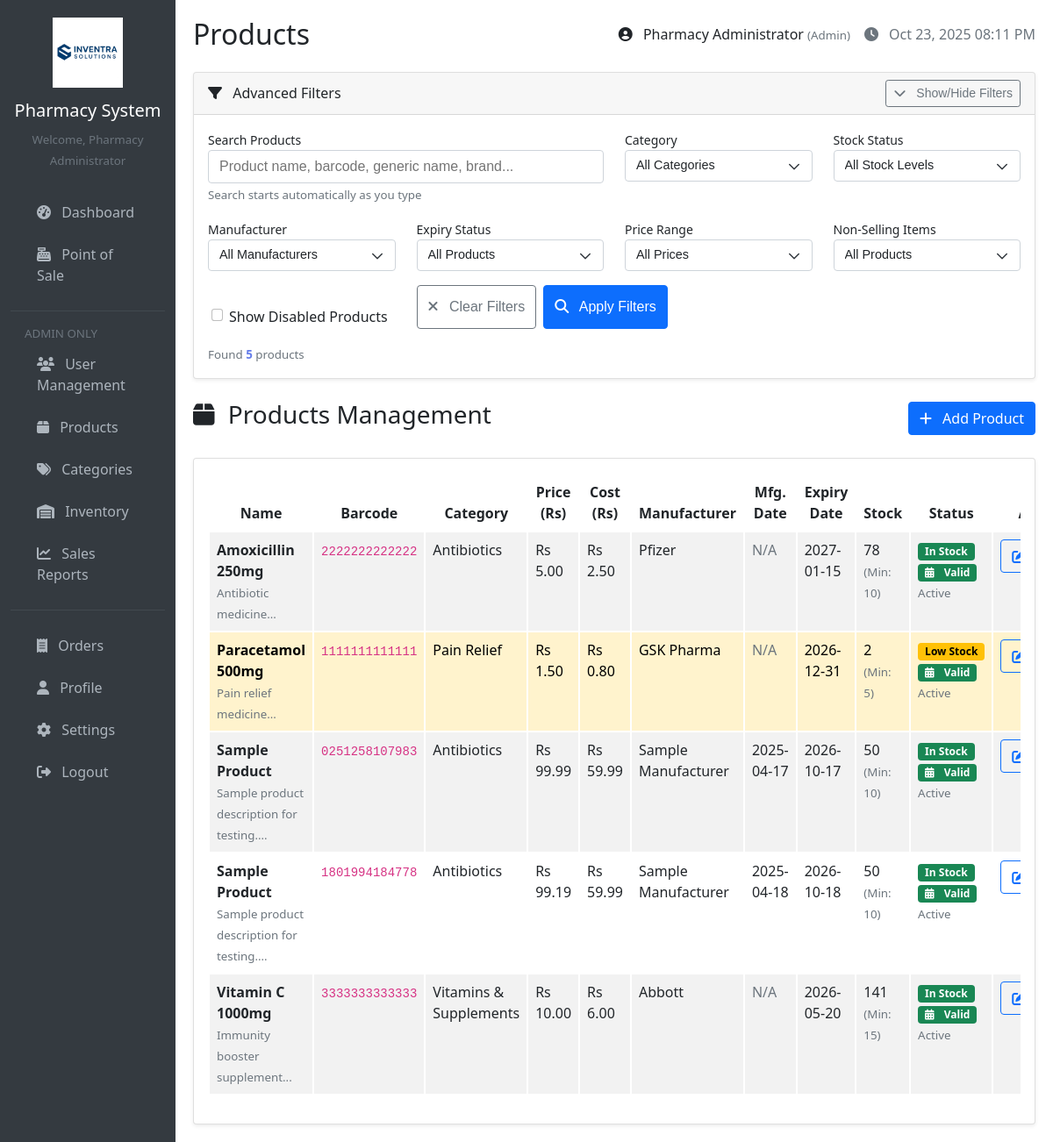
The app's page /pages/products.php (signed in), older data.
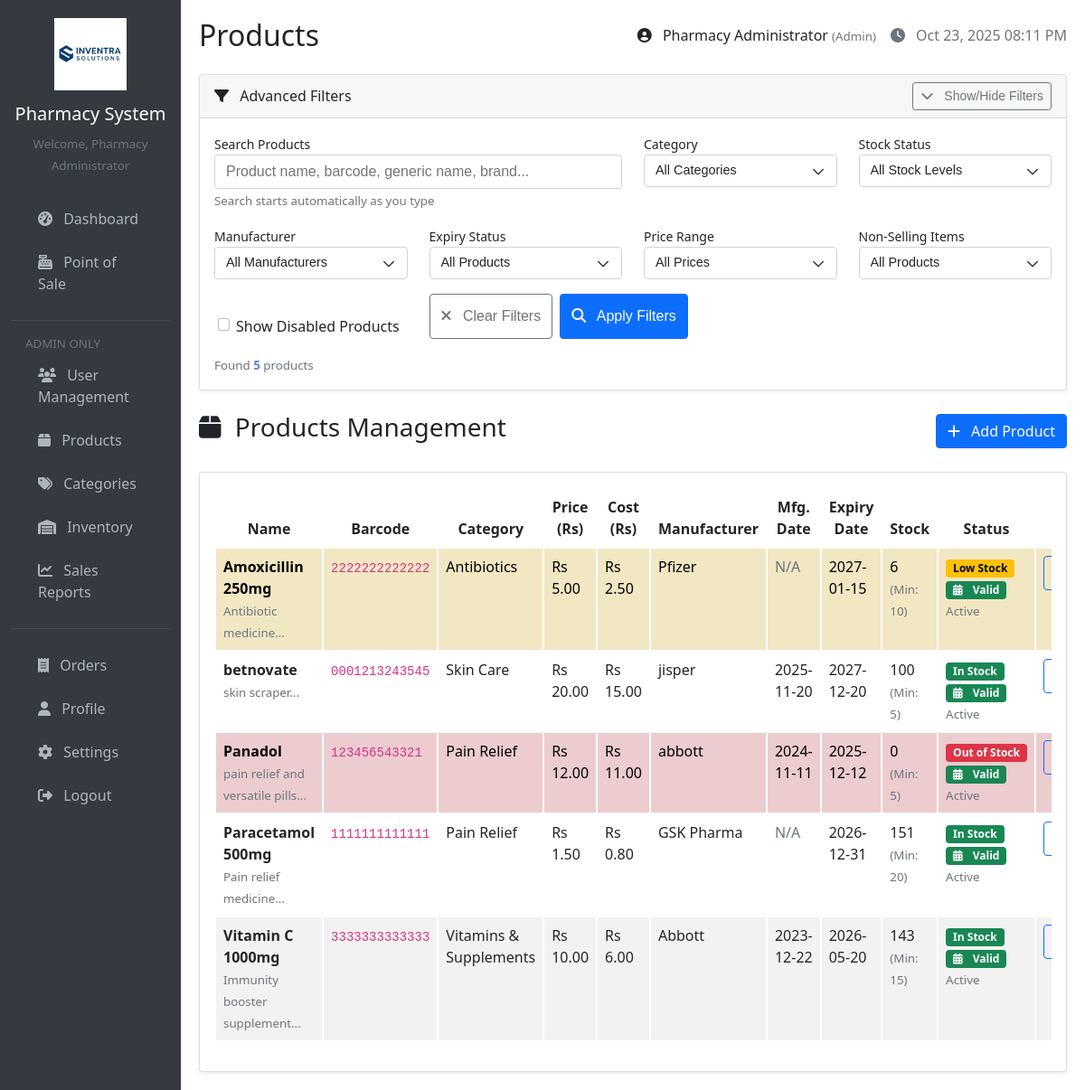
The same page, newer data.
### tables this page shows
CREATE TABLE `products` (
  `id` int(11) NOT NULL,
  `name` varchar(200) NOT NULL,
  `barcode` varchar(100) DEFAULT NULL,
  `category_id` int(11) DEFAULT NULL,
  `price` decimal(10,2) NOT NULL,
  `cost` decimal(10,2) NOT NULL,
  `stock_quantity` int(11) DEFAULT 0,
  `min_stock_level` int(11) DEFAULT 5,
  `expiry_date` date NOT NULL,
  `manufacturing_date` date DEFAULT NULL,
  `manufacturer` varchar(255) NOT NULL,
  `description` text DEFAULT NULL,
  `created_at` timestamp NOT NULL DEFAULT current_timestamp(),
  `updated_at` timestamp NOT NULL DEFAULT current_timestamp() ON UPDATE current_timestamp(),
  `is_active` tinyint(1) NOT NULL DEFAULT 1,
  `is_deleted` tinyint(1) DEFAULT 0,
  `deleted_at` timestamp NULL DEFAULT NULL,
  `deleted_by` int(11) DEFAULT NULL
);

CREATE TABLE `categories` (
  `id` int(11) NOT NULL,
  `name` varchar(100) NOT NULL,
  `description` text DEFAULT NULL,
  `created_at` timestamp NOT NULL DEFAULT current_timestamp(),
  `updated_at` timestamp NOT NULL DEFAULT current_timestamp() ON UPDATE current_timestamp()
);

### config/database.php (called while the page is built, shortened)
<?php
function getConnection() {
    $connection = new mysqli(DB_HOST, DB_USER, DB_PASS, DB_NAME);
    $connection->set_charset("utf8");
    return $connection;
}
function executeQuery($query, $types = '', $params = []) {
    $conn = getConnection();
    $stmt = $conn->prepare($query);
    $stmt->execute();
    $result = $stmt->get_result();
    if ($result) {
        $data = $result->fetch_all(MYSQLI_ASSOC);
        return $data;
    }
    return false;
}
?>

### includes/functions.php (called while the page is built, shortened)
<?php
function formatCurrency($amount) {
    return 'Rs ' . number_format($amount, 2);
}
function sanitizeInput($data) {
    return htmlspecialchars(trim($data), ENT_QUOTES, 'UTF-8');
}
?>

### pages/products.php (the view, shortened to what the changed rows need)
<?php
function getExpiryStatus($expiryDate) {
    $expiry = strtotime($expiryDate);
    $today = strtotime(date('Y-m-d'));
    $daysUntilExpiry = floor(($expiry - $today) / (60 * 60 * 24));
    if ($daysUntilExpiry < 0) {
        return ['status' => 'expired', 'class' => 'bg-danger', 'text' => 'Expired'];
    } elseif ($daysUntilExpiry <= 30) {
        return ['status' => 'expiring', 'class' => 'bg-warning', 'text' => $daysUntilExpiry . ' days'];
    } else {
        return ['status' => 'valid', 'class' => 'bg-success', 'text' => 'Valid'];
    }
}
require_once '../includes/header.php';
$action = isset($_GET['action']) ? $_GET['action'] : 'list';
if ($action == 'list') {
    $show_disabled = isset($_GET['show_disabled']) && $_GET['show_disabled'] == '1' ? 1 : 0;
    $whereParts = [];
    $params = [];
    $types = '';
    if ($show_disabled) {
        $whereParts[] = "p.is_active = 0";
    } else {
        $whereParts[] = "p.is_active = 1";
    }
    $whereClause = '';
    if (!empty($whereParts)) {
        $whereClause = "WHERE " . implode(" AND ", $whereParts);
    }
    $nonSellingJoin = '';
    $query = "SELECT p.*, c.name as category_name
              FROM products p
              LEFT JOIN categories c ON p.category_id = c.id
              $nonSellingJoin
              $whereClause
              ORDER BY p.name";
    $products = executeQuery($query, $types, $params);
}
?>
<?php if ($action == 'list'): ?>
    <div class="card">
        <div class="card-body">
            <div class="table-responsive">
                <table class="table table-striped" id="productsTable">
                    <thead>
                        <tr>
                            <th>Name</th>
                            <th>Barcode</th>
                            <th>Category</th>
                            <th>Price (Rs)</th>
                            <th>Cost (Rs)</th>
                            <th>Manufacturer</th>
                            <th>Mfg. Date</th>
                            <th>Expiry Date</th>
                            <th>Stock</th>
                            <th>Status</th>
                            <th>Actions</th>
                        </tr>
                    </thead>
                    <tbody id="productsTableBody">
                        <?php if (empty($products)): ?>
                            <tr>
                                <td colspan="11" class="text-center py-4">
                                    <i class="fas fa-box fa-3x text-muted mb-3"></i>
                                    <h5 class="text-muted">
                                        <?php echo (isset($_GET['search']) || isset($_GET['category']) || isset($_GET['show_disabled'])) ? 'No products found' : 'No products added yet'; ?>
                                    </h5>
                                    <?php if (isset($_GET['search']) || isset($_GET['category']) || isset($_GET['show_disabled'])): ?>
                                        <p class="text-muted">Try adjusting your search terms or filters</p>
                                        <a href="?action=list" class="btn btn-outline-primary me-2">Clear Filters</a>
                                    <?php endif; ?>
                                    <a href="?action=add" class="btn btn-primary">Add Product</a>
                                </td>
                            </tr>
                        <?php else: ?>
                            <?php foreach ($products as $prod): ?>
                                <tr class="product-row <?php echo $prod['stock_quantity'] <= 0 ? 'table-danger' : ($prod['stock_quantity'] <= $prod['min_stock_level'] ? 'table-warning' : ''); ?>">
                                    <td>
                                        <strong><?php echo sanitizeInput($prod['name']); ?></strong>
                                        <?php if ($prod['description']): ?>
                                            <br><small class="text-muted"><?php echo sanitizeInput(substr($prod['description'], 0, 50)); ?>...</small>
                                        <?php endif; ?>
                                    </td>
                                    <td><code><?php echo sanitizeInput($prod['barcode']); ?></code></td>
                                    <td><?php echo $prod['category_name'] ? sanitizeInput($prod['category_name']) : '<span class="text-muted">Uncategorized</span>'; ?></td>
                                    <td><?php echo formatCurrency($prod['price']); ?></td>
                                    <td><?php echo formatCurrency($prod['cost']); ?></td>
                                    <td><?php echo sanitizeInput($prod['manufacturer']); ?></td>
                                    <td><?php echo !empty($prod['manufacturing_date']) ? date('Y-m-d', strtotime($prod['manufacturing_date'])) : '<span class="text-muted">N/A</span>'; ?></td>
                                    <td><?php echo !empty($prod['expiry_date']) ? date('Y-m-d', strtotime($prod['expiry_date'])) : '<span class="text-muted">N/A</span>'; ?></td>
                                    <td>
                                        <span class="stock-quantity" data-min-stock="<?php echo $prod['min_stock_level']; ?>">
                                            <?php echo $prod['stock_quantity']; ?>
                                        </span>
                                        <small class="text-muted">(Min: <?php echo $prod['min_stock_level']; ?>)</small>
                                    </td>
                                    <td>
                                        <?php if ($prod['is_active']): ?>
                                            <?php if ($prod['stock_quantity'] <= 0): ?>
                                                <span class="badge bg-danger">Out of Stock</span>
                                            <?php elseif ($prod['stock_quantity'] <= $prod['min_stock_level']): ?>
                                                <span class="badge bg-warning">Low Stock</span>
                                            <?php else: ?>
                                                <span class="badge bg-success">In Stock</span>
                                            <?php endif; ?>
                                            <br>
                                            <?php
                                            $expiryStatus = getExpiryStatus($prod['expiry_date']);
                                            if ($expiryStatus['status'] !== 'none'):
                                            ?>
                                                <span class="badge <?php echo $expiryStatus['class']; ?> mt-1">
                                                    <i class="fas fa-calendar-alt"></i> <?php echo $expiryStatus['text']; ?>
                                                </span>
                                                <br>
                                            <?php endif; ?>
                                            <small class="text-muted">Active</small>
                                        <?php else: ?>
                                            <span class="badge bg-secondary">Disabled</span>
                                        <?php endif; ?>
                                    </td>
                                    <td>
                                        <div class="btn-group btn-group-sm">
                                            <a href="?action=edit&id=<?php echo $prod['id']; ?>" class="btn btn-outline-primary">
                                                <i class="fas fa-edit"></i>
                                            </a>
                                        </div>
                                    </td>
                                </tr>
                            <?php endforeach; ?>
                        <?php endif; ?>
                    </tbody>
                </table>
            </div>
        </div>
    </div>
<?php endif; ?>
<?php require_once '../includes/footer.php'; ?>

Row changes from the older to the newer data that the page shows:
removed products: name "Sample Product", description "Sample product description for testing.", barcode "0251258107983", category.name "Antibiotics", price "Rs 99.99", cost "Rs 59.99", manufacturer "Sample Manufacturer", manufacturing_date "2025-04-17", expiry_date "2026-10-17", stock_quantity "50", min_stock_level "10", shows "In Stock", expiry_date "Valid"
removed products: name "Sample Product", description "Sample product description for testing.", barcode "1801994184778", category.name "Antibiotics", price "Rs 99.19", cost "Rs 59.99", manufacturer "Sample Manufacturer", manufacturing_date "2025-04-18", expiry_date "2026-10-18", stock_quantity "50", min_stock_level "10", shows "In Stock", expiry_date "Valid"
changed products "Amoxicillin 250mg": stock_quantity "78" → "6"; stock_quantity "In Stock" → "Low Stock"
added products: name "betnovate", description "skin scraper", barcode "0001213243545", category.name "Skin Care", price "Rs 20.00", cost "Rs 15.00", manufacturer "jisper", manufacturing_date "2025-11-20", expiry_date "2027-12-20", stock_quantity "100", min_stock_level "5", shows "In Stock", expiry_date "Valid"
added products: name "Panadol", description "pain relief and versatile pills", barcode "123456543321", category.name "Pain Relief", price "Rs 12.00", cost "Rs 11.00", manufacturer "abbott", manufacturing_date "2024-11-11", expiry_date "2025-12-12", stock_quantity "0", min_stock_level "5", shows "Out of Stock", expiry_date "Valid"
changed products "Paracetamol 500mg": stock_quantity "2" → "151"; min_stock_level "5" → "20"; stock_quantity "Low Stock" → "In Stock"
changed products "Vitamin C 1000mg": manufacturing_date (not shown) → "2023-12-22"; stock_quantity "141" → "143"; no longer shows "N/A"
